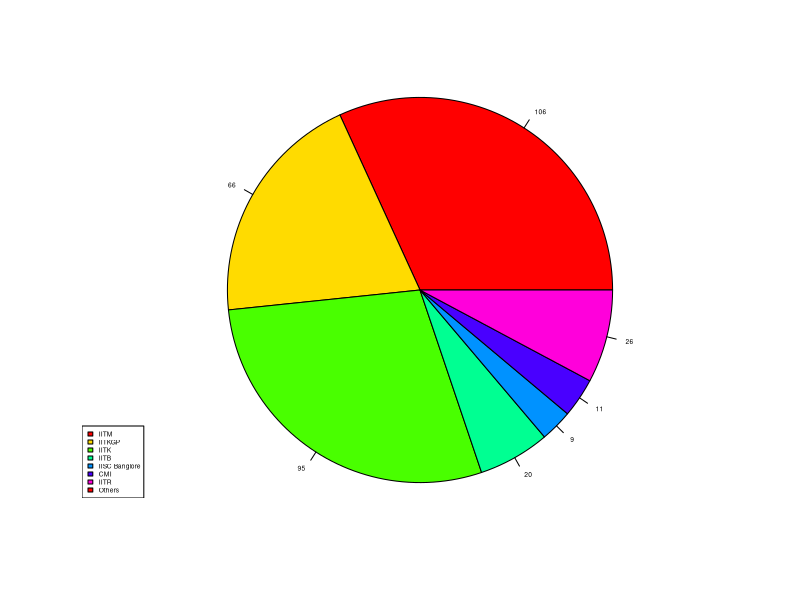
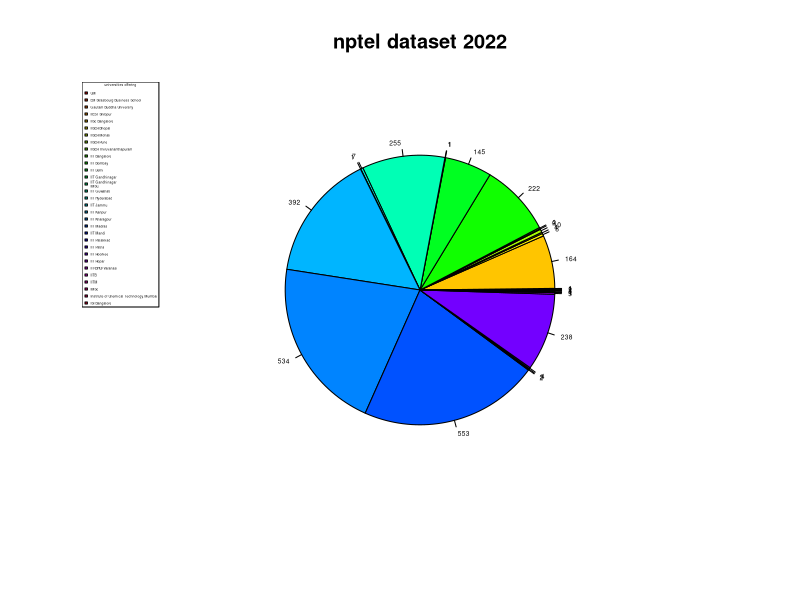

The R source for these figures, in order:
college <- c("IITM","IITKGP","IITK","IITB","IISC Banglore","CMI","IITR","Others")
value <- c(106,66,95,20,9,11,26)
pie(value,labels = value,radius = 1,cex = 0.4,col = rainbow(length(value)))
legend("bottomleft",cex=0.4,legend = college,fill = rainbow(length(value)))
 nptel <- read.csv("nptel.csv")       
 lev <- levels(factor(nptel$college))
 freq <- numeric(length = length(lev))
for( i in 1:length(lev)){
  k <- subset(nptel,nptel$college==lev[i])
  freq[i] <- nrow(k)
} 
 f <- numeric(length = 31)
for(i in 1:31){
  f[i] <- freq[[i]]
}
 pie(f,labels = f,radius = .7,cex = 0.4,col = rainbow(length(factor(f))),main = "nptel dataset 2022")
 legend("topleft",cex=0.2,legend = lev,fill = rainbow(length(f)),title = "universities offering")
  
 
 
 
 
  